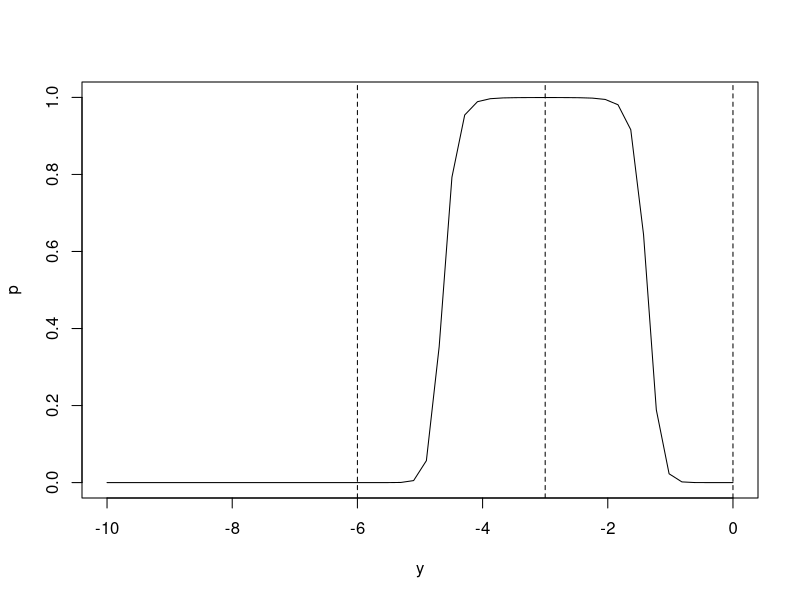

This figure's R source:
sigmoid = function(x) 1 / (1 + exp(-x))

prob_miss = function(y, b0, b1, b2) {
  sigmoid(b1 * (y - b0)^2 + b2)
}

y = seq(-10,0,l=50)
b0 = -3 # center (negative)
b1 = -3 # width  (negative)
b2 =  8 # height (real)
p = prob_miss(y, b0=b0, b1=b1, b2=b2)
plot(y, p, ylim=0:1, type='l'); abline(v=c(b0, b0+b1, b0-b1), lty=2)
